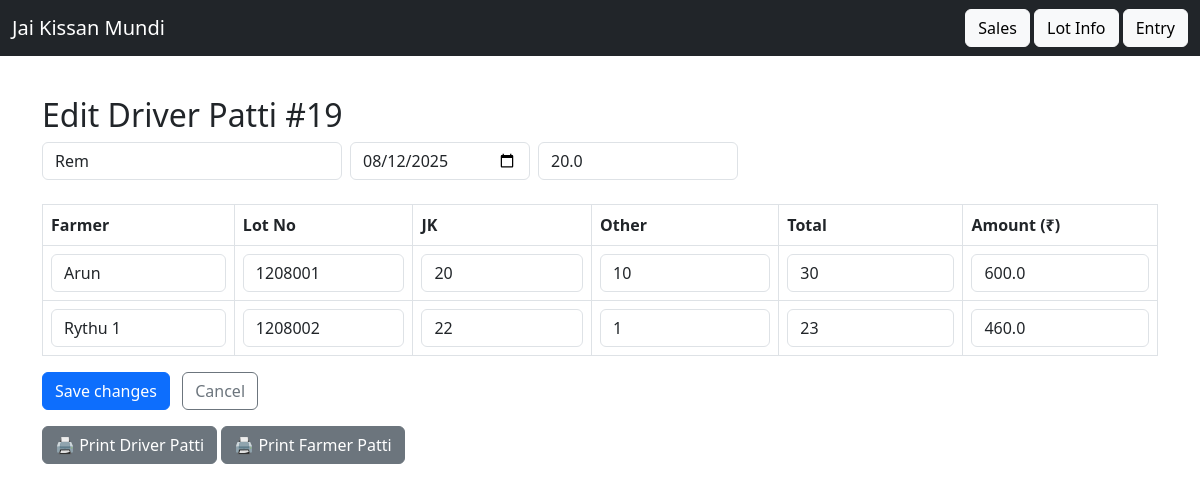
Screenshot of /edit_patti/19 with the database file from the repository.
### app/models.py (models this page shows)
class DriverPatti(db.Model):
    id = db.Column(db.Integer, primary_key=True)
    driver_id = db.Column(db.Integer, db.ForeignKey('driver.id'))
    transport_rate = db.Column(db.Float)
    date = db.Column(db.String)

class Driver(db.Model):
    id = db.Column(db.Integer, primary_key=True)
    name = db.Column(db.String(100), nullable=False)
    vehicle_number = db.Column(db.String(50))
    village = db.Column(db.String(100))
    default_rate = db.Column(db.Float)

class LotInfo(db.Model):
    id = db.Column(db.Integer, primary_key=True)
    driver_patti_id = db.Column(db.Integer, db.ForeignKey('driver_patti.id'))
    farmer_id = db.Column(db.Integer, db.ForeignKey('farmer.id'))
    lot_number = db.Column(db.String(50))
    jk_boxes = db.Column(db.Integer)
    other_boxes = db.Column(db.Integer)
    transport_rate = db.Column(db.Float)
    total_boxes = db.Column(db.Integer)
    transport_amount = db.Column(db.Float)
    date = db.Column(db.String(20))

class Farmer(db.Model):
    id = db.Column(db.Integer, primary_key=True)
    name = db.Column(db.String(100), nullable=False)

### app/routes.py (the view, shortened to what this page needs)
@main.route("/edit_patti/<int:patti_id>", methods=["GET", "POST"])
def edit_patti(patti_id):
    conn = get_db_connection()
    patti = conn.execute("""
        SELECT dp.id, dp.date AS patti_date, dp.transport_rate AS patti_rate, d.name AS driver_name
        FROM driver_patti dp
        JOIN driver d ON dp.driver_id = d.id
        WHERE dp.id = ?
    """, (patti_id,)).fetchone()
    lots = conn.execute("""
        SELECT li.id AS lot_id, f.name AS farmer_name, li.lot_number, li.jk_boxes, li.other_boxes
        FROM lot_info li
        LEFT JOIN farmer f ON li.farmer_id = f.id
        WHERE li.driver_patti_id = ?
        ORDER BY li.lot_number
    """, (patti_id,)).fetchall()
    conn.close()
    return render_template("edit_patti.html", patti=patti, lots=lots)

### app/routes.py (called while the page is built)
def get_db_connection():
    conn = sqlite3.connect(DB_PATH)
    conn.row_factory = sqlite3.Row  # Allows accessing columns by name
    return conn

### app/templates/edit_patti.html (shortened to what this page needs)
{% extends 'base.html' %}
{% block content %}
<h2>Edit Driver Patti #{{ patti.id }}</h2>
<form method="POST" action="{{ url_for('main.edit_patti', patti_id=patti.id) }}">
  <div class="mb-4 d-flex align-items-center flex-wrap gap-2">
    <input class="form-control" value="{{ patti.driver_name }}" readonly style="max-width: 300px;">
    <input type="date" name="date" value="{{ patti.patti_date }}" class="form-control" style="max-width: 180px;">
    <input type="number" step="0.1" name="transport_rate" id="transport_rate"
           value="{{ patti.patti_rate }}" class="form-control" placeholder="Transport Rate (₹/box)" style="max-width: 200px;">
  </div>
  <div class="table-responsive">
    <table class="table table-bordered align-middle">
      <thead>
        <tr>
          <th>Farmer</th>
          <th>Lot No</th>
          <th>JK</th>
          <th>Other</th>
          <th>Total</th>
          <th>Amount (₹)</th>
        </tr>
      </thead>
      <tbody>
        {% for lot in lots %}
        <tr>
          <td><input type="text" class="form-control" value="{{ lot.farmer_name }}" readonly></td>
          <td><input type="text" name="lot_number[]" class="form-control" value="{{ lot.lot_number }}"></td>
          <td><input type="number" name="jk_boxes[]" class="form-control jk_boxes" value="{{ lot.jk_boxes }}"></td>
          <td><input type="number" name="other_boxes[]" class="form-control other_boxes" value="{{ lot.other_boxes }}"></td>
          <td><input type="text" class="form-control total_boxes" value="{{ (lot.jk_boxes or 0) + (lot.other_boxes or 0) }}" readonly></td>
          <td><input type="text" class="form-control total_amount" value="{{ ((lot.jk_boxes or 0) + (lot.other_boxes or 0)) * (patti.patti_rate or 0) }}" readonly></td>
        </tr>
        {% endfor %}
      </tbody>
    </table>
  </div>
  <button type="submit" class="btn btn-primary">Save changes</button>
  <a href="{{ url_for('main.show_lots', date=patti.patti_date) }}" class="btn btn-outline-secondary ms-2">Cancel</a>
  <div class="mt-3">
<a href="{{ url_for('main.driver_patti_receipt', patti_id=patti.id) }}"
   class="btn btn-secondary" target="_blank">
  🖨 Print Driver Patti
  </a>
  <a href="{{ url_for('main.farmer_patti_receipts', driver_patti_id=patti.id) }}"
     class="btn btn-secondary" target="_blank">
    🖨 Print Farmer Patti
  </a>
</div>
</form>
{% endblock %}

### app/static/mobile.css (style rules this page uses)
:root { --space-1: .5rem; --space-2: .75rem; --space-3: 1rem; --radius: 12px; --brand: #0f766e; }
html, body { height: 100%; }
body { margin: 0; font-family: system-ui, -apple-system, Segoe UI, Roboto, Arial, sans-serif; font-size: 16px; line-height: 1.35; background: #fafafa; color: #111; }
input, select, textarea { width: 100%; padding: .8rem .9rem; border: 1px solid #e5e7eb; border-radius: 10px; background: #fff; font-size: 16px; }
.btn { display: inline-flex; align-items: center; justify-content: center; gap: .5rem; padding: .9rem 1rem; border: 0; border-radius: 999px; background: var(--brand); color: #fff; font-weight: 600; text-decoration: none; cursor: pointer; }
table { width: 100%; border-collapse: collapse; }
th, td { padding: .7rem; border-bottom: 1px dashed #ddd; text-align: left; }
.mt-3 { margin-top: var(--space-3); }

### rows the page displays
DriverPatti: id "19", date "08/12/2025", transport_rate "20.0"
Driver: driver_name "Rem"
LotInfo: farmer_name "Arun", lot_number "1208001", jk_boxes "20", other_boxes "10", jk_boxes+other_boxes "30", jk_boxes+other_boxes "600.0"
LotInfo: farmer_name "Rythu 1", lot_number "1208002", jk_boxes "22", other_boxes "1", jk_boxes+other_boxes "23", jk_boxes+other_boxes "460.0"
